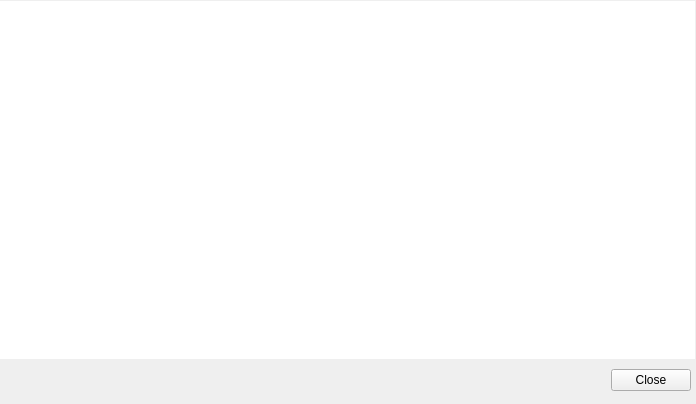
<?xml version="1.0" encoding="UTF-8"?>
<ui version="4.0">
 <class>MainWindow</class>
 <widget class="QMainWindow" name="MainWindow">
  <property name="geometry">
   <rect>
    <x>0</x>
    <y>0</y>
    <width>696</width>
    <height>404</height>
   </rect>
  </property>
  <property name="windowTitle">
   <string>Configuration Center</string>
  </property>
  <property name="windowIcon">
   <iconset theme="preferences-desktop"/>
  </property>
  <widget class="QWidget" name="centralwidget">
   <layout class="QVBoxLayout" name="verticalLayout">
    <property name="leftMargin">
     <number>0</number>
    </property>
    <property name="topMargin">
     <number>1</number>
    </property>
    <property name="rightMargin">
     <number>1</number>
    </property>
    <item>
     <widget class="QCategorizedView" name="view">
      <property name="frameShape">
       <enum>QFrame::NoFrame</enum>
      </property>
     </widget>
    </item>
    <item>
     <layout class="QHBoxLayout" name="horizontalLayout">
      <property name="leftMargin">
       <number>4</number>
      </property>
      <property name="topMargin">
       <number>4</number>
      </property>
      <property name="rightMargin">
       <number>4</number>
      </property>
      <property name="bottomMargin">
       <number>4</number>
      </property>
      <item>
       <widget class="QDialogButtonBox" name="buttonBox">
        <property name="standardButtons">
         <set>QDialogButtonBox::Close</set>
        </property>
       </widget>
      </item>
     </layout>
    </item>
   </layout>
  </widget>
 </widget>
 <customwidgets>
  <customwidget>
   <class>QCategorizedView</class>
   <extends>QListView</extends>
   <header>qcategorizedview.h</header>
  </customwidget>
 </customwidgets>
 <resources/>
 <connections>
  <connection>
   <sender>buttonBox</sender>
   <signal>rejected()</signal>
   <receiver>MainWindow</receiver>
   <slot>close()</slot>
  </connection>
 </connections>
</ui>
